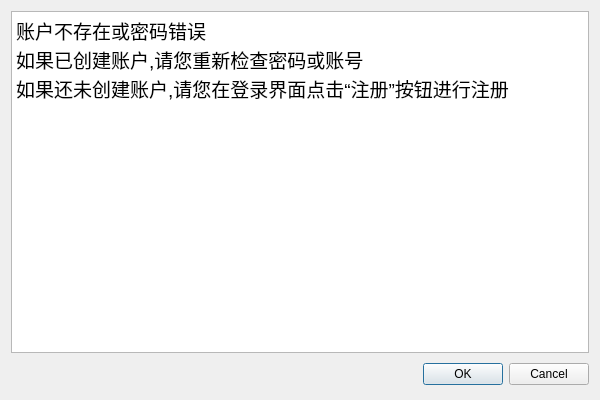
<?xml version="1.0" encoding="UTF-8"?>
<ui version="4.0">
 <class>loginError</class>
 <widget class="QDialog" name="loginError">
  <property name="geometry">
   <rect>
    <x>0</x>
    <y>0</y>
    <width>600</width>
    <height>400</height>
   </rect>
  </property>
  <property name="contextMenuPolicy">
   <enum>Qt::DefaultContextMenu</enum>
  </property>
  <property name="windowTitle">
   <string>Dialog</string>
  </property>
  <layout class="QHBoxLayout" name="horizontalLayout">
   <item>
    <layout class="QVBoxLayout" name="verticalLayout">
     <item>
      <widget class="QTextBrowser" name="textBrowser">
       <property name="html">
        <string>&lt;!DOCTYPE HTML PUBLIC &quot;-//W3C//DTD HTML 4.0//EN&quot; &quot;http://www.w3.org/TR/REC-html40/strict.dtd&quot;&gt;
&lt;html&gt;&lt;head&gt;&lt;meta name=&quot;qrichtext&quot; content=&quot;1&quot; /&gt;&lt;style type=&quot;text/css&quot;&gt;
p, li { white-space: pre-wrap; }
&lt;/style&gt;&lt;/head&gt;&lt;body style=&quot; font-family:'SimSun'; font-size:9pt; font-weight:400; font-style:normal;&quot;&gt;
&lt;p style=&quot; margin-top:0px; margin-bottom:0px; margin-left:0px; margin-right:0px; -qt-block-indent:0; text-indent:0px;&quot;&gt;&lt;span style=&quot; font-size:14pt;&quot;&gt;账户不存在或密码错误&lt;/span&gt;&lt;/p&gt;
&lt;p style=&quot; margin-top:0px; margin-bottom:0px; margin-left:0px; margin-right:0px; -qt-block-indent:0; text-indent:0px;&quot;&gt;&lt;span style=&quot; font-size:14pt;&quot;&gt;如果已创建账户,请您重新检查密码或账号&lt;/span&gt;&lt;/p&gt;
&lt;p style=&quot; margin-top:0px; margin-bottom:0px; margin-left:0px; margin-right:0px; -qt-block-indent:0; text-indent:0px;&quot;&gt;&lt;span style=&quot; font-size:14pt;&quot;&gt;如果还未创建账户,请您在登录界面点击“注册”按钮进行注册&lt;/span&gt;&lt;/p&gt;&lt;/body&gt;&lt;/html&gt;</string>
       </property>
      </widget>
     </item>
     <item>
      <widget class="QDialogButtonBox" name="buttonBox">
       <property name="minimumSize">
        <size>
         <width>50</width>
         <height>30</height>
        </size>
       </property>
       <property name="orientation">
        <enum>Qt::Horizontal</enum>
       </property>
       <property name="standardButtons">
        <set>QDialogButtonBox::Cancel|QDialogButtonBox::Ok</set>
       </property>
      </widget>
     </item>
    </layout>
   </item>
  </layout>
 </widget>
 <resources/>
 <connections>
  <connection>
   <sender>buttonBox</sender>
   <signal>accepted()</signal>
   <receiver>loginError</receiver>
   <slot>accept()</slot>
   <hints>
    <hint type="sourcelabel">
     <x>248</x>
     <y>254</y>
    </hint>
    <hint type="destinationlabel">
     <x>157</x>
     <y>274</y>
    </hint>
   </hints>
  </connection>
  <connection>
   <sender>buttonBox</sender>
   <signal>rejected()</signal>
   <receiver>loginError</receiver>
   <slot>reject()</slot>
   <hints>
    <hint type="sourcelabel">
     <x>316</x>
     <y>260</y>
    </hint>
    <hint type="destinationlabel">
     <x>286</x>
     <y>274</y>
    </hint>
   </hints>
  </connection>
 </connections>
</ui>
